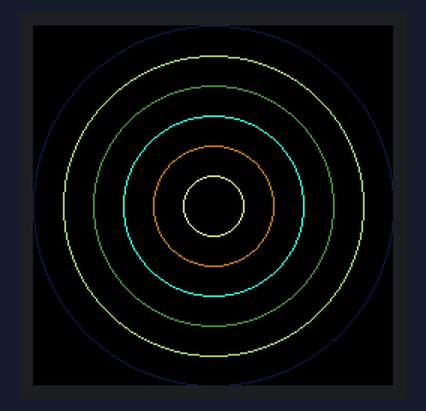
Recording of a program running on a simulated ESP32-S3. Shown: 240×240 colour display. Random numbers use the default seed unless the program sets one; what the program prints to the serial monitor is not drawn.

Above: at 5.6 s.
At 8.7 s:
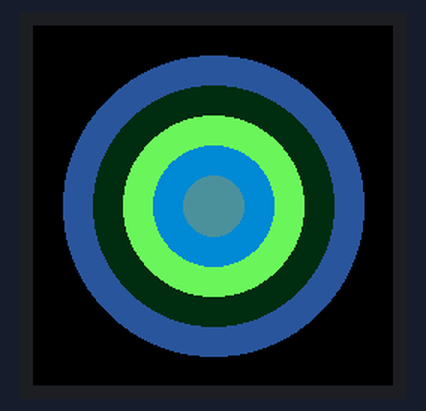
At 14.8 s:
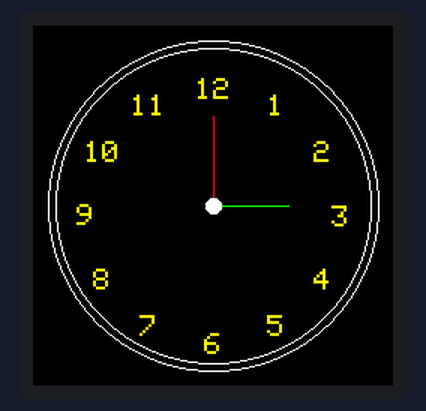
At 21.0 s:
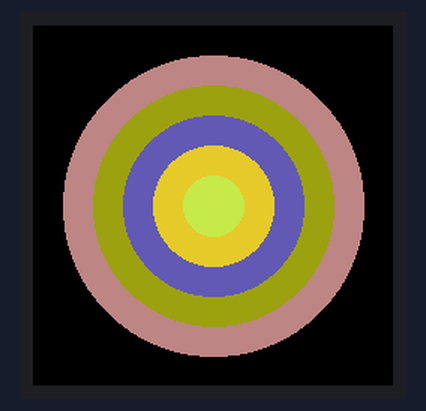
At 30.2 s:
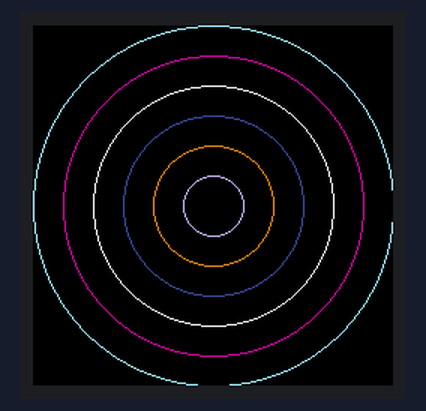
At 36.4 s:
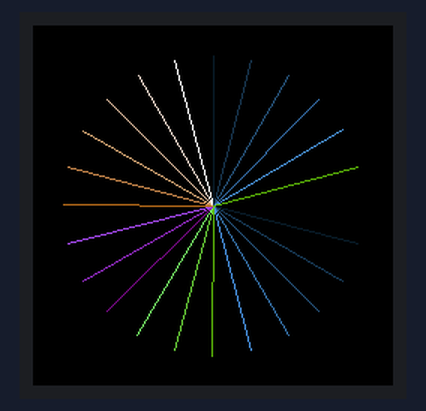

The program:

main.cpp
```cpp
#include <Arduino.h>
#define LGFX_USE_V1
#include <LovyanGFX.hpp>

// ESP32-S3 + GC9A01用の設定クラス
class LGFX : public lgfx::LGFX_Device
{
  lgfx::Panel_GC9A01      _panel_instance;
  lgfx::Bus_SPI           _bus_instance;

public:
  LGFX(void)
  {
    {
      // SPIバスの設定
      auto cfg = _bus_instance.config();
      cfg.spi_host = SPI3_HOST;     // ESP32-S3のSPI3を使用
      cfg.spi_mode = 0;             // SPI通信モード (0 ~ 3)
      cfg.freq_write = 40000000;    // 送信時のSPIクロック (最大80MHz, 80MHzを整数で割った値に丸められます)
      cfg.freq_read  = 16000000;    // 受信時のSPIクロック
      cfg.spi_3wire  = true;        // 受信をMOSIピンで行う場合はtrueを設定
      cfg.use_lock   = true;        // トランザクションロックを使用する場合はtrueを設定
      cfg.dma_channel = SPI_DMA_CH_AUTO; // 使用するDMAチャンネル (0=DMA不使用 / 1=1ch / 2=2ch / SPI_DMA_CH_AUTO=自動設定)

      // SPIピン設定
      cfg.pin_sclk = 12;            // SPIのSCLKピン番号
      cfg.pin_mosi = 11;            // SPIのMOSIピン番号
      cfg.pin_miso = -1;            // SPIのMISOピン番号 (-1 = disable)
      cfg.pin_dc   = 9;             // SPIのD/Cピン番号  (-1 = disable)

      _bus_instance.config(cfg);
      _panel_instance.setBus(&_bus_instance);
    }

    {
      // 表示パネルの設定
      auto cfg = _panel_instance.config();

      cfg.pin_cs           =    10;  // CSが接続されているピン番号   (-1 = disable)
      cfg.pin_rst          =     8;  // RSTが接続されているピン番号  (-1 = disable)
      cfg.pin_busy         =    -1;  // BUSYが接続されているピン番号 (-1 = disable)

      // 以下はパネル毎に設定する解像度
      cfg.panel_width      =   240;  // 実際に表示可能な幅
      cfg.panel_height     =   240;  // 実際に表示可能な高さ
      cfg.offset_x         =     0;  // パネルのX方向オフセット量
      cfg.offset_y         =     0;  // パネルのY方向オフセット量
      cfg.offset_rotation  =     0;  // 回転方向の値のオフセット 0~7 (4~7は上下反転)
      cfg.dummy_read_pixel =     8;  // ピクセル読出し前のダミーリードのビット数
      cfg.dummy_read_bits  =     1;  // ピクセル以外のデータ読出し前のダミーリードのビット数
      cfg.readable         =  true;  // データ読出しが可能な場合 trueに設定
      cfg.invert           =  true;  // パネルの明暗が反転してしまう場合 trueに設定
      cfg.rgb_order        = false;  // パネルの赤と青が入れ替わってしまう場合 trueに設定
      cfg.dlen_16bit       = false;  // 16bitパラレルやSPIでデータ長を16bit単位で送信するパネルの場合 trueに設定
      cfg.bus_shared       =  true;  // SDカードとバスを共有している場合 trueに設定(drawJpgFile等でバス制御を行います)

      _panel_instance.config(cfg);
    }

    setPanel(&_panel_instance);
  }
};

// LovyanGFXのインスタンス作成
LGFX display;

void setup() {
  Serial.begin(115200);
  delay(2000);

  Serial.println("=== ESP32-S3 + GC9A01 LovyanGFX テスト ===");

  // ディスプレイ初期化
  display.init();
  Serial.println("ディスプレイ初期化完了");

  // 画面クリア
  display.fillScreen(TFT_BLACK);

  // 基本情報表示
  Serial.printf("画面サイズ: %dx%d\n", display.width(), display.height());

  // カラーテスト
  Serial.println("カラーテスト開始");

  display.fillScreen(TFT_RED);
  Serial.println("赤色表示");
  delay(1000);

  display.fillScreen(TFT_GREEN);
  Serial.println("緑色表示");
  delay(1000);

  display.fillScreen(TFT_BLUE);
  Serial.println("青色表示");
  delay(1000);

  // テキスト表示テスト
  display.fillScreen(TFT_BLACK);
  display.setTextColor(TFT_WHITE);
  display.setTextSize(3);
  display.drawCentreString("ESP32-S3", 120, 80, 1);
  display.setTextSize(2);
  display.drawCentreString("LovyanGFX", 120, 120, 1);
  display.drawCentreString("GC9A01", 120, 150, 1);

  Serial.println("初期テスト完了");
}

void loop() {
  // 図形描画デモ
  static unsigned long lastUpdate = 0;
  static int demoStep = 0;

  if (millis() - lastUpdate > 3000) {
    switch (demoStep) {
      case 0:
        // 同心円デモ
        display.fillScreen(TFT_BLACK);
        for (int r = 20; r <= 120; r += 20) {
          uint16_t color = display.color565(random(256), random(256), random(256));
          display.drawCircle(120, 120, r, color);
        }
        Serial.println("同心円デモ");
        break;

      case 1:
        // 塗りつぶし円デモ
        display.fillScreen(TFT_BLACK);
        for (int r = 100; r >= 20; r -= 20) {
          uint16_t color = display.color565(random(256), random(256), random(256));
          display.fillCircle(120, 120, r, color);
        }
        Serial.println("塗りつぶし円デモ");
        break;

      case 2:
        // 放射線デモ
        display.fillScreen(TFT_BLACK);
        for (int i = 0; i < 360; i += 15) {
          float rad = i * PI / 180;
          int x = 120 + cos(rad) * 100;
          int y = 120 + sin(rad) * 100;
          uint16_t color = display.color565(i % 256, (i * 2) % 256, (i * 3) % 256);
          display.drawLine(120, 120, x, y, color);
        }
        Serial.println("放射線デモ");
        break;

      case 3:
        // 時計風デモ
        display.fillScreen(TFT_BLACK);
        // 外枠
        display.drawCircle(120, 120, 110, TFT_WHITE);
        display.drawCircle(120, 120, 105, TFT_WHITE);

        // 時刻表示
        for (int hour = 1; hour <= 12; hour++) {
          float angle = (hour * 30 - 90) * PI / 180;
          int x = 120 + cos(angle) * 85;
          int y = 120 + sin(angle) * 85;
          display.setTextColor(TFT_YELLOW);
          display.setTextSize(2);
          display.drawCentreString(String(hour), x, y, 1);
        }

        // 針（現在時刻風）
        display.drawLine(120, 120, 120, 60, TFT_RED);   // 短針
        display.drawLine(120, 120, 170, 120, TFT_GREEN); // 長針
        display.fillCircle(120, 120, 5, TFT_WHITE);      // 中心点

        Serial.println("時計デモ");
        break;
    }

    demoStep = (demoStep + 1) % 4;
    lastUpdate = millis();
  }
}
```

Measured:
- what the display in image 0 shows lasts 3.1 s, from 5.5 s to 8.6 s
